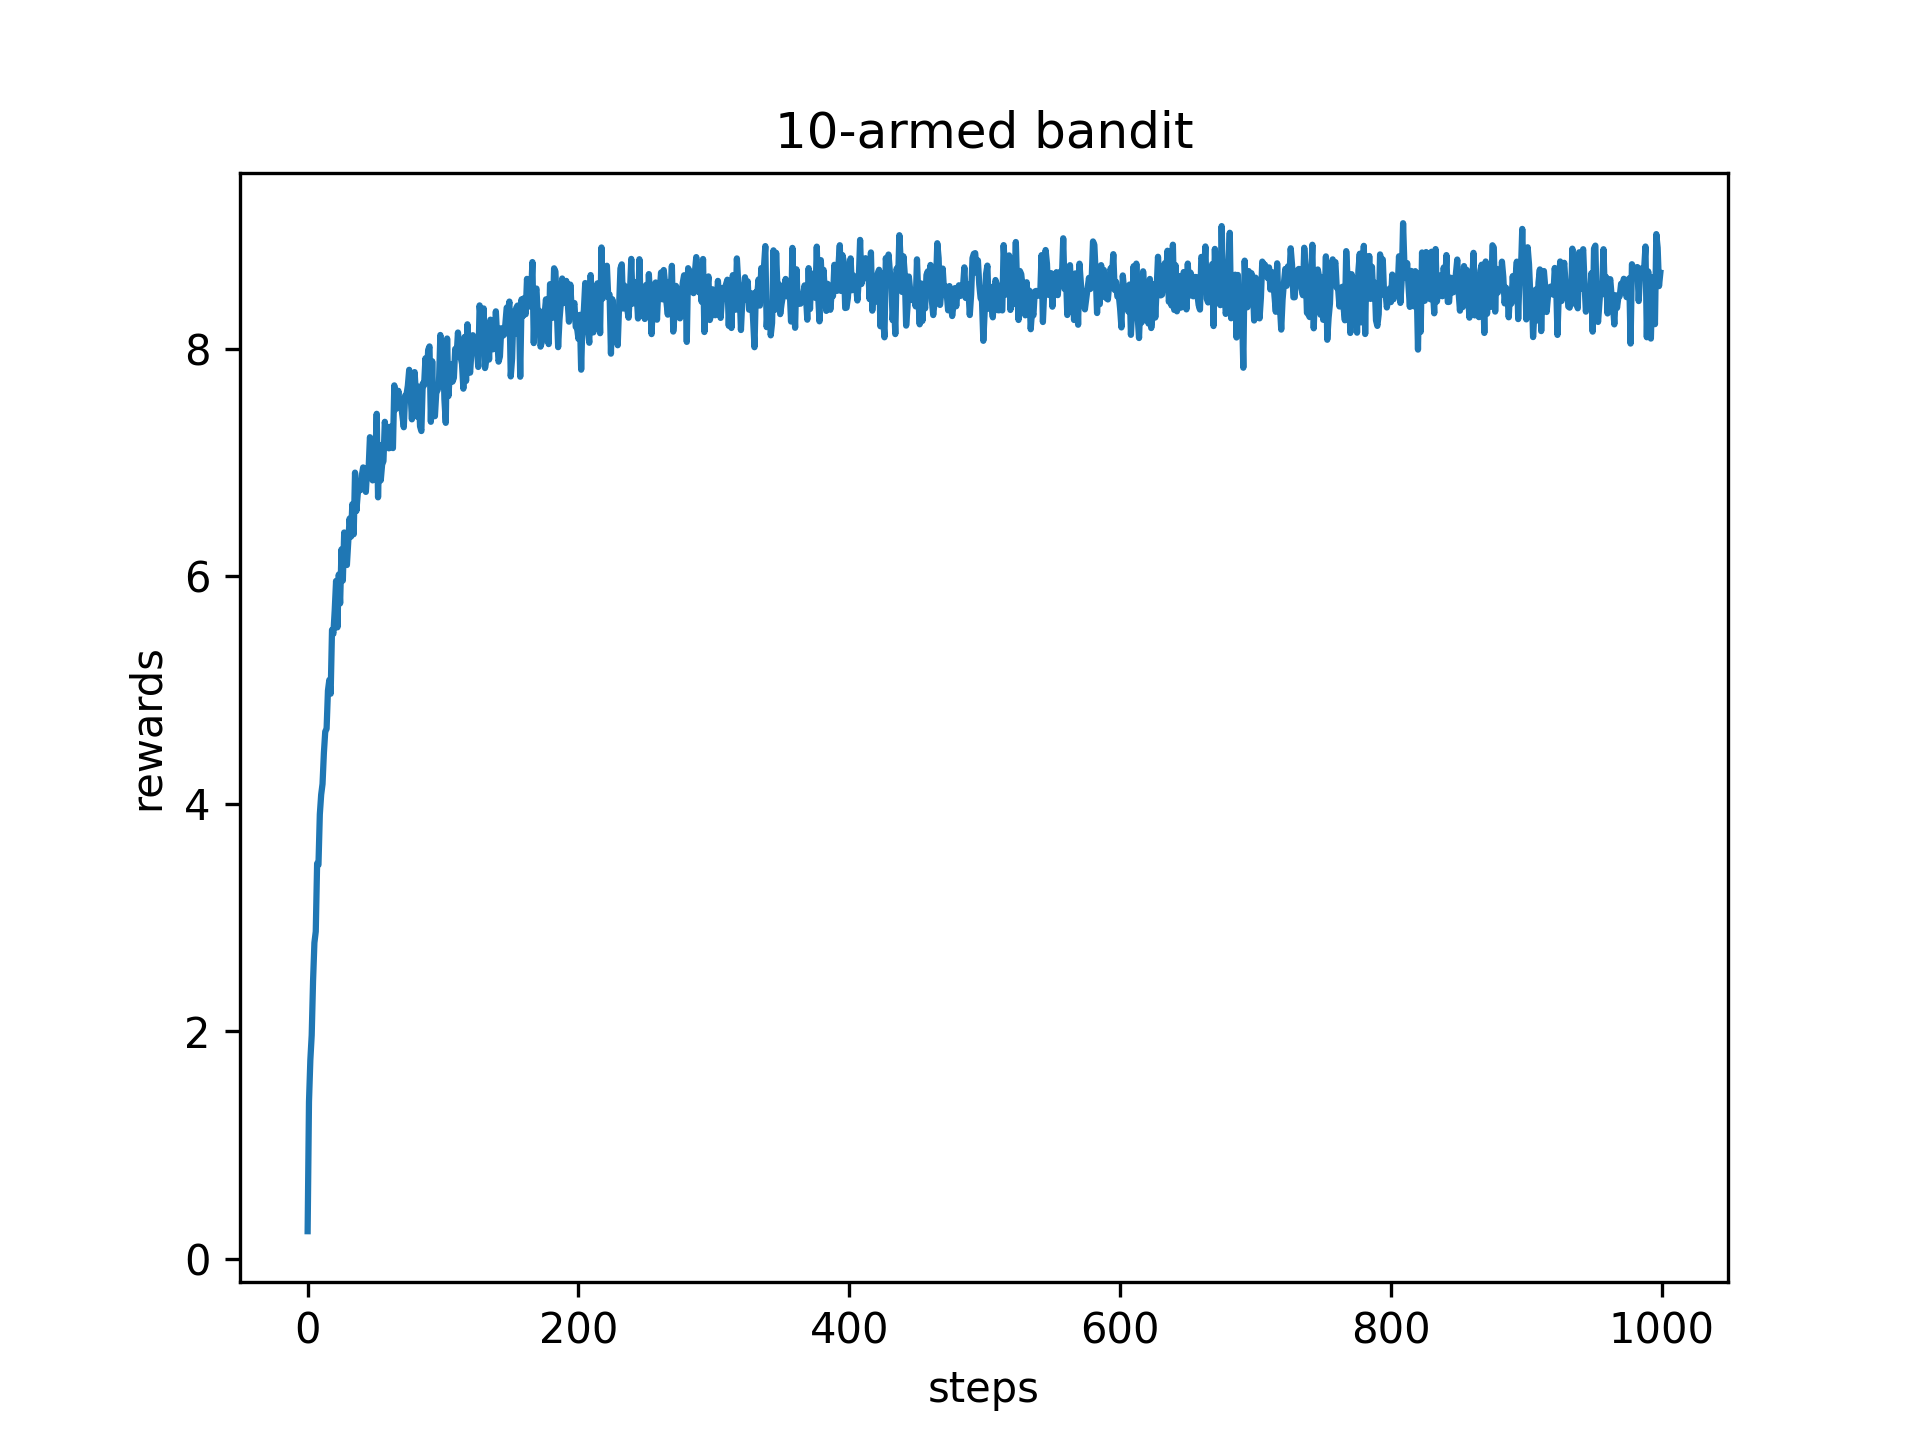

Write the Python code that produced this figure.
import numpy as np
import pandas as pd
import matplotlib.pyplot as plt

'''
ten actions,
'''
np.random.seed(42)
Q = np.zeros(10)
N = np.ones(10, dtype=np.float32)
epoch = 1000
episode = 100
epsilon = 0.1
lr = 0.1

def bandit(a):
    reward = np.random.normal(a,1)
    return reward

def policy():
    if np.random.uniform(0,1) <= epsilon:
        return np.random.choice(10, 1)
    else:
        return np.argmax(Q)

rewards = np.zeros((episode, epoch))
for j in range(episode):
    Q = np.zeros(10)
    N = np.ones(10, dtype=np.float32)
    for i in range(epoch):
        action = policy()
        reward = bandit(action)
        Q[action] = Q[action] + 1 / N[action] *(reward - Q[action])
        N[action] += 1
        rewards[j][i] = reward
    print("mean reward:{}".format(np.mean(rewards[j])))

mean = np.mean(rewards, axis=0)
plt.figure()
plt.plot(mean)
plt.title('10-armed bandit')
plt.xlabel("steps")
plt.ylabel("rewards")
plt.savefig("bandit.png", dpi=300)
plt.show()